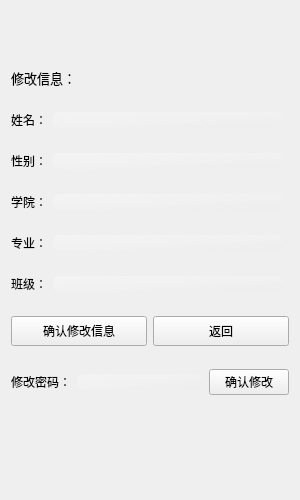
<?xml version="1.0" encoding="UTF-8"?>
<ui version="4.0">
 <class>StuModfiy</class>
 <widget class="QWidget" name="StuModfiy">
  <property name="geometry">
   <rect>
    <x>0</x>
    <y>0</y>
    <width>300</width>
    <height>500</height>
   </rect>
  </property>
  <property name="minimumSize">
   <size>
    <width>300</width>
    <height>500</height>
   </size>
  </property>
  <property name="maximumSize">
   <size>
    <width>720</width>
    <height>1024</height>
   </size>
  </property>
  <property name="windowTitle">
   <string>Form</string>
  </property>
  <property name="styleSheet">
   <string notr="true">#frame {
border-image: url(:/img/cnb.jpg);}

QLineEdit{border-radius:6px;background-color: qlineargradient(spread:pad, x1:0.107955, y1:0.137, x2:0.773, y2:0.920364, stop:0 rgba(255, 255, 255, 66), stop:1 rgba(235, 236, 236, 51));}</string>
  </property>
  <layout class="QGridLayout" name="gridLayout">
   <property name="leftMargin">
    <number>11</number>
   </property>
   <property name="rightMargin">
    <number>11</number>
   </property>
   <item row="3" column="0">
    <layout class="QHBoxLayout" name="horizontalLayout_3">
     <item>
      <widget class="QLabel" name="label_3">
       <property name="text">
        <string>性别：</string>
       </property>
      </widget>
     </item>
     <item>
      <widget class="QLineEdit" name="sexEdit"/>
     </item>
    </layout>
   </item>
   <item row="7" column="0" colspan="2">
    <layout class="QHBoxLayout" name="horizontalLayout_7">
     <item>
      <widget class="QPushButton" name="confiirmBtn">
       <property name="minimumSize">
        <size>
         <width>0</width>
         <height>30</height>
        </size>
       </property>
       <property name="text">
        <string>确认修改信息</string>
       </property>
      </widget>
     </item>
     <item>
      <widget class="QPushButton" name="returnBtn">
       <property name="minimumSize">
        <size>
         <width>0</width>
         <height>30</height>
        </size>
       </property>
       <property name="text">
        <string>返回</string>
       </property>
      </widget>
     </item>
    </layout>
   </item>
   <item row="5" column="0">
    <layout class="QHBoxLayout" name="horizontalLayout_4">
     <item>
      <widget class="QLabel" name="label_5">
       <property name="text">
        <string>专业：</string>
       </property>
      </widget>
     </item>
     <item>
      <widget class="QLineEdit" name="majorEdit"/>
     </item>
    </layout>
   </item>
   <item row="9" column="0">
    <spacer name="verticalSpacer">
     <property name="orientation">
      <enum>Qt::Orientation::Vertical</enum>
     </property>
     <property name="sizeType">
      <enum>QSizePolicy::Policy::Minimum</enum>
     </property>
     <property name="sizeHint" stdset="0">
      <size>
       <width>20</width>
       <height>70</height>
      </size>
     </property>
    </spacer>
   </item>
   <item row="4" column="0">
    <layout class="QHBoxLayout" name="horizontalLayout_5">
     <item>
      <widget class="QLabel" name="label_4">
       <property name="text">
        <string>学院：</string>
       </property>
      </widget>
     </item>
     <item>
      <widget class="QLineEdit" name="collegeEdit"/>
     </item>
    </layout>
   </item>
   <item row="6" column="0">
    <layout class="QHBoxLayout" name="horizontalLayout_6">
     <item>
      <widget class="QLabel" name="label_6">
       <property name="text">
        <string>班级：</string>
       </property>
      </widget>
     </item>
     <item>
      <widget class="QLineEdit" name="classEdit"/>
     </item>
    </layout>
   </item>
   <item row="8" column="0" colspan="2">
    <layout class="QHBoxLayout" name="horizontalLayout_8">
     <item>
      <widget class="QLabel" name="label_7">
       <property name="text">
        <string>修改密码：</string>
       </property>
      </widget>
     </item>
     <item>
      <widget class="QLineEdit" name="pwdEdit"/>
     </item>
     <item>
      <widget class="QPushButton" name="confirmPwdBtn">
       <property name="text">
        <string>确认修改</string>
       </property>
      </widget>
     </item>
    </layout>
   </item>
   <item row="2" column="0">
    <layout class="QHBoxLayout" name="horizontalLayout_2">
     <item>
      <widget class="QLabel" name="label_2">
       <property name="text">
        <string>姓名：</string>
       </property>
      </widget>
     </item>
     <item>
      <widget class="QLineEdit" name="nameEdit">
       <property name="styleSheet">
        <string notr="true">border-radius:6px;</string>
       </property>
      </widget>
     </item>
    </layout>
   </item>
   <item row="1" column="0">
    <layout class="QHBoxLayout" name="horizontalLayout">
     <item>
      <widget class="QLabel" name="label">
       <property name="maximumSize">
        <size>
         <width>16777215</width>
         <height>20</height>
        </size>
       </property>
       <property name="font">
        <font>
         <family>霞鹜文楷 GB 屏幕阅读版 R</family>
         <pointsize>14</pointsize>
         <bold>false</bold>
        </font>
       </property>
       <property name="text">
        <string>&lt;html&gt;&lt;head/&gt;&lt;body&gt;&lt;p&gt;&lt;span style=&quot; font-size:10pt;&quot;&gt;修改信息：&lt;/span&gt;&lt;/p&gt;&lt;/body&gt;&lt;/html&gt;</string>
       </property>
      </widget>
     </item>
    </layout>
   </item>
   <item row="0" column="0">
    <spacer name="verticalSpacer_2">
     <property name="orientation">
      <enum>Qt::Orientation::Vertical</enum>
     </property>
     <property name="sizeType">
      <enum>QSizePolicy::Policy::Minimum</enum>
     </property>
     <property name="sizeHint" stdset="0">
      <size>
       <width>20</width>
       <height>40</height>
      </size>
     </property>
    </spacer>
   </item>
  </layout>
 </widget>
 <resources/>
 <connections/>
</ui>
